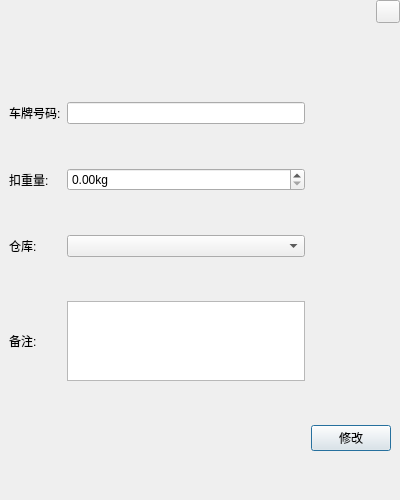
<?xml version="1.0" encoding="UTF-8"?>
<ui version="4.0">
 <class>FrmUnloadEdit</class>
 <widget class="QDialog" name="FrmUnloadEdit">
  <property name="geometry">
   <rect>
    <x>0</x>
    <y>0</y>
    <width>400</width>
    <height>500</height>
   </rect>
  </property>
  <property name="windowTitle">
   <string>Dialog</string>
  </property>
  <layout class="QGridLayout" name="gridLayout_3" rowstretch="1,9">
   <property name="leftMargin">
    <number>0</number>
   </property>
   <property name="topMargin">
    <number>0</number>
   </property>
   <property name="rightMargin">
    <number>0</number>
   </property>
   <property name="bottomMargin">
    <number>0</number>
   </property>
   <item row="0" column="0">
    <widget class="QWidget" name="widget" native="true">
     <layout class="QHBoxLayout" name="horizontalLayout">
      <property name="topMargin">
       <number>0</number>
      </property>
      <property name="rightMargin">
       <number>0</number>
      </property>
      <property name="bottomMargin">
       <number>0</number>
      </property>
      <item>
       <widget class="QLabel" name="labTitle">
        <property name="text">
         <string/>
        </property>
       </widget>
      </item>
      <item>
       <spacer name="horizontalSpacer">
        <property name="orientation">
         <enum>Qt::Horizontal</enum>
        </property>
        <property name="sizeHint" stdset="0">
         <size>
          <width>40</width>
          <height>20</height>
         </size>
        </property>
       </spacer>
      </item>
      <item>
       <widget class="QWidget" name="widget_3" native="true">
        <layout class="QGridLayout" name="gridLayout">
         <property name="leftMargin">
          <number>0</number>
         </property>
         <property name="topMargin">
          <number>0</number>
         </property>
         <property name="rightMargin">
          <number>0</number>
         </property>
         <property name="bottomMargin">
          <number>0</number>
         </property>
         <item row="0" column="0">
          <widget class="QToolButton" name="toolButton">
           <property name="text">
            <string/>
           </property>
          </widget>
         </item>
         <item row="1" column="0">
          <spacer name="verticalSpacer">
           <property name="orientation">
            <enum>Qt::Vertical</enum>
           </property>
           <property name="sizeHint" stdset="0">
            <size>
             <width>20</width>
             <height>40</height>
            </size>
           </property>
          </spacer>
         </item>
        </layout>
       </widget>
      </item>
     </layout>
    </widget>
   </item>
   <item row="1" column="0">
    <widget class="QWidget" name="widget_2" native="true">
     <layout class="QGridLayout" name="gridLayout_2">
      <item row="1" column="0">
       <widget class="QLabel" name="label">
        <property name="text">
         <string>扣重量:</string>
        </property>
       </widget>
      </item>
      <item row="1" column="1" colspan="2">
       <widget class="QDoubleSpinBox" name="doubleSpinBox">
        <property name="suffix">
         <string>kg</string>
        </property>
        <property name="maximum">
         <double>99999.990000000005239</double>
        </property>
       </widget>
      </item>
      <item row="4" column="3">
       <widget class="QPushButton" name="btnEdit">
        <property name="text">
         <string>修改</string>
        </property>
       </widget>
      </item>
      <item row="0" column="1" colspan="2">
       <widget class="QLineEdit" name="editLicense">
        <property name="readOnly">
         <bool>true</bool>
        </property>
       </widget>
      </item>
      <item row="2" column="0">
       <widget class="QLabel" name="label_3">
        <property name="text">
         <string>仓库:</string>
        </property>
       </widget>
      </item>
      <item row="0" column="0">
       <widget class="QLabel" name="label_2">
        <property name="text">
         <string>车牌号码:</string>
        </property>
       </widget>
      </item>
      <item row="3" column="0">
       <widget class="QLabel" name="label_4">
        <property name="text">
         <string>备注:</string>
        </property>
       </widget>
      </item>
      <item row="3" column="1" colspan="2">
       <widget class="QTextEdit" name="textEdit">
        <property name="maximumSize">
         <size>
          <width>16777215</width>
          <height>80</height>
         </size>
        </property>
       </widget>
      </item>
      <item row="2" column="1" colspan="2">
       <widget class="QComboBox" name="cbxWareHouse"/>
      </item>
     </layout>
    </widget>
   </item>
  </layout>
 </widget>
 <resources/>
 <connections/>
</ui>
